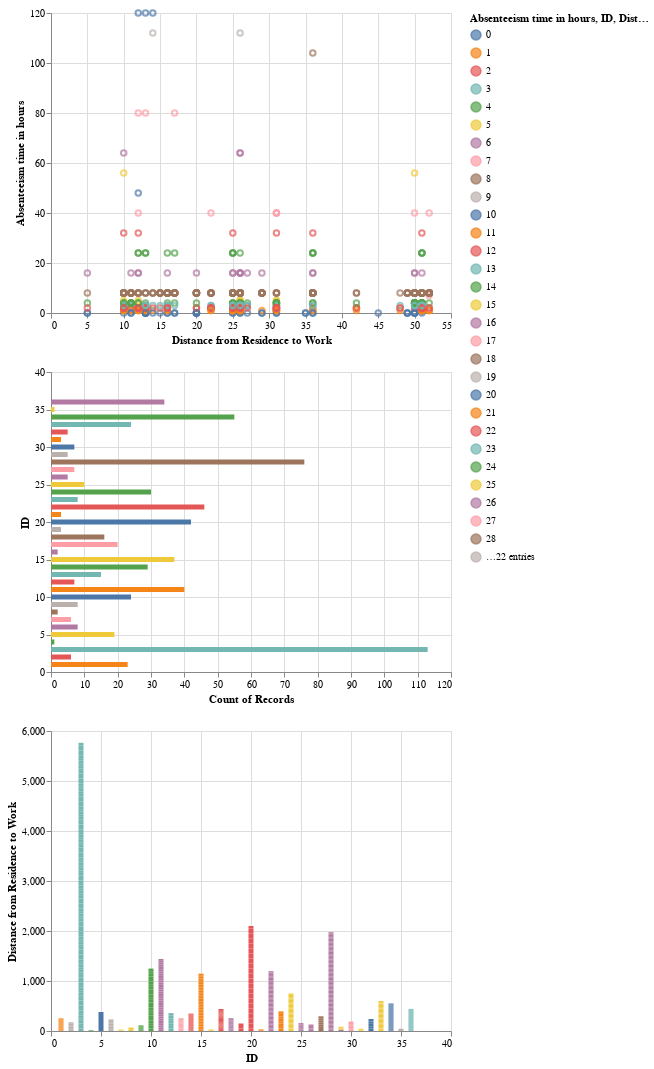

The notebook cell saved with this chart:
### Code cell
bars = alt.Chart(data). mark_bar(). encode(y= 'ID', color= 'ID:N', x='count(ID):Q'). transform_filter(brush)

points & bars & bar

### Figure 1 — Vega-Lite specification as saved in the notebook (floating-point values rounded to 4 significant figures; data arrays with more than 128 entries replaced by an {"elided": "..."} marker saying what was removed)
{"config": {"view": {"continuousWidth": 400, "continuousHeight": 300}}, "vconcat": [{"mark": "point", "encoding": {"color": {"condition": {"type": "nominal", "field": "Absenteeism time in hours", "selection": "selector002"}, "value": "green"}, "x": {"type": "quantitative", "field": "Distance from Residence to Work"}, "y": {"type": "quantitative", "field": "Absenteeism time in hours"}}, "selection": {"selector002": {"type": "interval"}}}, {"mark": "bar", "encoding": {"color": {"type": "nominal", "field": "ID"}, "x": {"type": "quantitative", "aggregate": "count", "field": "ID"}, "y": {"type": "quantitative", "field": "ID"}}, "transform": [{"filter": {"selection": "selector002"}}]}, {"mark": "bar", "encoding": {"color": {"condition": {"type": "nominal", "field": "Distance from Residence to Work", "selection": "selector002"}, "value": "red"}, "x": {"type": "quantitative", "field": "ID"}, "y": {"type": "quantitative", "field": "Distance from Residence to Work"}}, "selection": {"selector002": {"type": "interval"}}}], "data": {"name": "data-f286d4973bcea1ca199e9ee197b40641"}, "$schema": "https://vega.github.io/schema/vega-lite/v4.8.1.json", "datasets": {"data-f286d4973bcea1ca199e9ee197b40641": {"elided": "740 records"}}}
